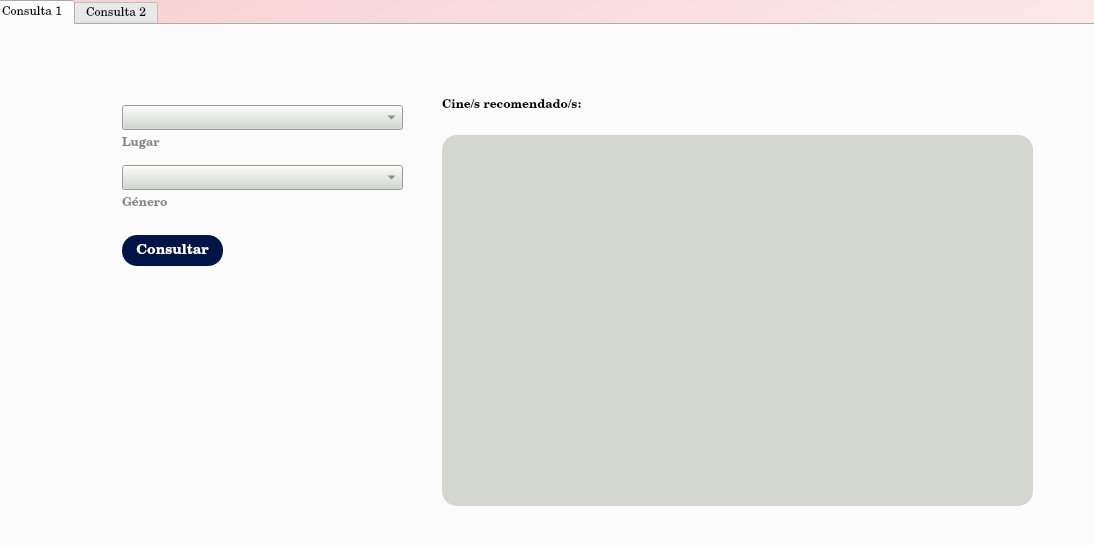
<?xml version="1.0" encoding="UTF-8"?>
<ui version="4.0">
 <class>Dialog</class>
 <widget class="QDialog" name="Dialog">
  <property name="geometry">
   <rect>
    <x>0</x>
    <y>0</y>
    <width>1094</width>
    <height>545</height>
   </rect>
  </property>
  <property name="windowTitle">
   <string>Cine</string>
  </property>
  <property name="styleSheet">
   <string notr="true"/>
  </property>
  <widget class="QLabel" name="label">
   <property name="geometry">
    <rect>
     <x>-10</x>
     <y>0</y>
     <width>1121</width>
     <height>511</height>
    </rect>
   </property>
   <property name="styleSheet">
    <string notr="true">background-color:qlineargradient(spread:pad, x1:0, y1:0, x2:1, y2:1, stop:0 rgba(247, 209, 209, 255), stop:1 rgba(255, 255, 255, 255));</string>
   </property>
   <property name="text">
    <string/>
   </property>
  </widget>
  <widget class="QTabWidget" name="tabWidget">
   <property name="geometry">
    <rect>
     <x>-10</x>
     <y>0</y>
     <width>1111</width>
     <height>551</height>
    </rect>
   </property>
   <property name="font">
    <font>
     <family>Century Schoolbook L</family>
    </font>
   </property>
   <property name="currentIndex">
    <number>0</number>
   </property>
   <widget class="QWidget" name="tab">
    <attribute name="title">
     <string>Consulta 1</string>
    </attribute>
    <widget class="QComboBox" name="comboBox_place_cinema">
     <property name="geometry">
      <rect>
       <x>130</x>
       <y>80</y>
       <width>281</width>
       <height>25</height>
      </rect>
     </property>
     <property name="styleSheet">
      <string notr="true">font-weight: bold;
font-family: Century SchoolBook L;
background-color: rgb(211, 215, 207);
color: rgb(85, 87, 83);</string>
     </property>
    </widget>
    <widget class="QLabel" name="label_place_cinema">
     <property name="geometry">
      <rect>
       <x>130</x>
       <y>110</y>
       <width>71</width>
       <height>17</height>
      </rect>
     </property>
     <property name="styleSheet">
      <string notr="true">font-family: Century SchoolBook L;
color: rgb(136, 138, 133);
background: transparent;
border: none;
font-weight: bold;</string>
     </property>
     <property name="text">
      <string>Lugar</string>
     </property>
    </widget>
    <widget class="QComboBox" name="comboBox_gender_cinema">
     <property name="geometry">
      <rect>
       <x>130</x>
       <y>140</y>
       <width>281</width>
       <height>25</height>
      </rect>
     </property>
     <property name="styleSheet">
      <string notr="true">font-weight: bold;
font-family: Century SchoolBook L;
background-color: rgb(211, 215, 207);
color: rgb(85, 87, 83);</string>
     </property>
    </widget>
    <widget class="QLabel" name="label_gender_cinema">
     <property name="geometry">
      <rect>
       <x>130</x>
       <y>170</y>
       <width>71</width>
       <height>17</height>
      </rect>
     </property>
     <property name="styleSheet">
      <string notr="true">font-family: Century SchoolBook L;
color: rgb(136, 138, 133);
background: transparent;
border: none;
font-weight: bold;</string>
     </property>
     <property name="text">
      <string>Género</string>
     </property>
    </widget>
    <widget class="QLabel" name="label_cinema_recommended">
     <property name="geometry">
      <rect>
       <x>450</x>
       <y>70</y>
       <width>221</width>
       <height>21</height>
      </rect>
     </property>
     <property name="font">
      <font>
       <family>Century Schoolbook L</family>
       <weight>75</weight>
       <bold>true</bold>
      </font>
     </property>
     <property name="styleSheet">
      <string notr="true">background-color: transparent;</string>
     </property>
     <property name="text">
      <string>Cine/s recomendado/s:</string>
     </property>
    </widget>
    <widget class="QLabel" name="label_result_cinema_recommended">
     <property name="geometry">
      <rect>
       <x>450</x>
       <y>110</y>
       <width>591</width>
       <height>371</height>
      </rect>
     </property>
     <property name="styleSheet">
      <string notr="true">QLabel{
font-family: Century SchoolBook L;
border-radius: 15px;
background-color: rgb(211, 215, 207);
color: rgb(0,0,0);
}</string>
     </property>
     <property name="text">
      <string/>
     </property>
    </widget>
    <widget class="QPushButton" name="pushButton_consult_cinema">
     <property name="geometry">
      <rect>
       <x>130</x>
       <y>210</y>
       <width>101</width>
       <height>31</height>
      </rect>
     </property>
     <property name="font">
      <font>
       <family>CenturySchoolBook L</family>
       <pointsize>-1</pointsize>
       <weight>75</weight>
       <bold>true</bold>
      </font>
     </property>
     <property name="styleSheet">
      <string notr="true">QPushButton{
border-radius: 15px;
background-color: rgb(0, 21, 70);
color: rgb(255,255,255);
font-weight: bold;
font-family: CenturySchoolBook L;
font-size: 14px;
}


QPushButton:hover{
	background-color: rgb(114, 159, 207);

}</string>
     </property>
     <property name="text">
      <string>Consultar</string>
     </property>
    </widget>
    <widget class="QWidget" name="">
     <property name="geometry">
      <rect>
       <x>50</x>
       <y>70</y>
       <width>51</width>
       <height>111</height>
      </rect>
     </property>
     <layout class="QVBoxLayout" name="verticalLayout">
      <item>
       <widget class="QPushButton" name="pushButton_type_movie_icon">
        <property name="styleSheet">
         <string notr="true">QPushButton{
border-radius: 20px;
background-color: transparent;
color: rgb(0,0,0);
font-family: Century SchoolBook L;
font-weight: bold;

}</string>
        </property>
        <property name="text">
         <string/>
        </property>
        <property name="icon">
         <iconset>
          <normaloff>../resources/type_movie_icon.png</normaloff>../resources/type_movie_icon.png</iconset>
        </property>
        <property name="iconSize">
         <size>
          <width>32</width>
          <height>32</height>
         </size>
        </property>
       </widget>
      </item>
      <item>
       <widget class="QPushButton" name="pushButton_place_icon">
        <property name="styleSheet">
         <string notr="true">QPushButton{
border-radius: 20px;
background-color: transparent;
color: rgb(0,0,0);
font-family: Century SchoolBook L;
font-weight: bold;

}</string>
        </property>
        <property name="text">
         <string/>
        </property>
        <property name="icon">
         <iconset>
          <normaloff>../resources/place_icon.png</normaloff>../resources/place_icon.png</iconset>
        </property>
        <property name="iconSize">
         <size>
          <width>32</width>
          <height>32</height>
         </size>
        </property>
       </widget>
      </item>
     </layout>
    </widget>
   </widget>
   <widget class="QWidget" name="tab_2">
    <attribute name="title">
     <string>Consulta 2</string>
    </attribute>
    <widget class="QComboBox" name="comboBox_city_restaurant_4">
     <property name="geometry">
      <rect>
       <x>120</x>
       <y>80</y>
       <width>271</width>
       <height>31</height>
      </rect>
     </property>
     <property name="currentText">
      <string/>
     </property>
    </widget>
    <widget class="QLabel" name="label_budget_restaurant_3">
     <property name="geometry">
      <rect>
       <x>120</x>
       <y>120</y>
       <width>171</width>
       <height>17</height>
      </rect>
     </property>
     <property name="styleSheet">
      <string notr="true">font-family: Century SchoolBook L;
color: rgb(136, 138, 133);
background: transparent;
border: none;
font-weight: bold;</string>
     </property>
     <property name="text">
      <string>Nombre cine</string>
     </property>
    </widget>
    <widget class="QPushButton" name="pushButton_consult_cinema_2">
     <property name="geometry">
      <rect>
       <x>120</x>
       <y>160</y>
       <width>101</width>
       <height>31</height>
      </rect>
     </property>
     <property name="font">
      <font>
       <family>CenturySchoolBook L</family>
       <pointsize>-1</pointsize>
       <weight>75</weight>
       <bold>true</bold>
      </font>
     </property>
     <property name="styleSheet">
      <string notr="true">QPushButton{
border-radius: 15px;
background-color: rgb(0, 21, 70);
color: rgb(255,255,255);
font-weight: bold;
font-family: CenturySchoolBook L;
font-size: 14px;
}


QPushButton:hover{
	background-color: rgb(114, 159, 207);

}</string>
     </property>
     <property name="text">
      <string>Consultar</string>
     </property>
    </widget>
    <widget class="QPushButton" name="pushButton_type_movie_icon_2">
     <property name="geometry">
      <rect>
       <x>50</x>
       <y>80</y>
       <width>49</width>
       <height>32</height>
      </rect>
     </property>
     <property name="styleSheet">
      <string notr="true">QPushButton{
border-radius: 20px;
background-color: transparent;
color: rgb(0,0,0);
font-family: Century SchoolBook L;
font-weight: bold;

}</string>
     </property>
     <property name="text">
      <string/>
     </property>
     <property name="icon">
      <iconset>
       <normaloff>../resources/cinema_icon.png</normaloff>../resources/cinema_icon.png</iconset>
     </property>
     <property name="iconSize">
      <size>
       <width>32</width>
       <height>32</height>
      </size>
     </property>
    </widget>
    <widget class="QLabel" name="label_cinema_recommended_2">
     <property name="geometry">
      <rect>
       <x>450</x>
       <y>70</y>
       <width>221</width>
       <height>21</height>
      </rect>
     </property>
     <property name="font">
      <font>
       <family>Century Schoolbook L</family>
       <weight>75</weight>
       <bold>true</bold>
      </font>
     </property>
     <property name="styleSheet">
      <string notr="true">background-color: transparent;</string>
     </property>
     <property name="text">
      <string>Sucursal/es recomendado/s:</string>
     </property>
    </widget>
    <widget class="QLabel" name="label_result_cinema_recommended_2">
     <property name="geometry">
      <rect>
       <x>450</x>
       <y>110</y>
       <width>591</width>
       <height>371</height>
      </rect>
     </property>
     <property name="styleSheet">
      <string notr="true">QLabel{
font-family: Century SchoolBook L;
border-radius: 15px;
background-color: rgb(211, 215, 207);
color: rgb(0,0,0);
}</string>
     </property>
     <property name="text">
      <string/>
     </property>
    </widget>
   </widget>
  </widget>
 </widget>
 <resources/>
 <connections/>
</ui>
